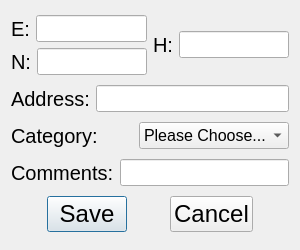
<?xml version="1.0" encoding="UTF-8"?>
<ui version="4.0">
 <class>editDialog</class>
 <widget class="QDialog" name="editDialog">
  <property name="geometry">
   <rect>
    <x>0</x>
    <y>0</y>
    <width>300</width>
    <height>250</height>
   </rect>
  </property>
  <property name="windowTitle">
   <string>Dialog</string>
  </property>
  <layout class="QGridLayout" name="gridLayout">
   <item row="0" column="0">
    <layout class="QHBoxLayout" name="horizontalLayout_8">
     <item>
      <layout class="QVBoxLayout" name="verticalLayout_2">
       <item>
        <layout class="QHBoxLayout" name="horizontalLayout_5">
         <item>
          <widget class="QLabel" name="label">
           <property name="font">
            <font>
             <pointsize>15</pointsize>
            </font>
           </property>
           <property name="text">
            <string>E:</string>
           </property>
          </widget>
         </item>
         <item>
          <widget class="QLineEdit" name="xLineEdit">
           <property name="font">
            <font>
             <pointsize>12</pointsize>
            </font>
           </property>
          </widget>
         </item>
        </layout>
       </item>
       <item>
        <layout class="QHBoxLayout" name="horizontalLayout_6">
         <item>
          <widget class="QLabel" name="label_2">
           <property name="font">
            <font>
             <pointsize>15</pointsize>
            </font>
           </property>
           <property name="text">
            <string>N:</string>
           </property>
          </widget>
         </item>
         <item>
          <widget class="QLineEdit" name="yLineEdit">
           <property name="font">
            <font>
             <pointsize>12</pointsize>
            </font>
           </property>
          </widget>
         </item>
        </layout>
       </item>
      </layout>
     </item>
     <item>
      <layout class="QHBoxLayout" name="horizontalLayout_7">
       <item>
        <widget class="QLabel" name="label_3">
         <property name="font">
          <font>
           <pointsize>15</pointsize>
          </font>
         </property>
         <property name="text">
          <string>H:</string>
         </property>
        </widget>
       </item>
       <item>
        <widget class="QLineEdit" name="hLineEdit">
         <property name="font">
          <font>
           <pointsize>12</pointsize>
          </font>
         </property>
        </widget>
       </item>
      </layout>
     </item>
    </layout>
   </item>
   <item row="1" column="0">
    <layout class="QHBoxLayout" name="horizontalLayout_4">
     <item>
      <widget class="QLabel" name="label_4">
       <property name="font">
        <font>
         <pointsize>15</pointsize>
        </font>
       </property>
       <property name="text">
        <string>Address:</string>
       </property>
      </widget>
     </item>
     <item>
      <widget class="QLineEdit" name="adrsLineEdit">
       <property name="font">
        <font>
         <pointsize>12</pointsize>
        </font>
       </property>
      </widget>
     </item>
    </layout>
   </item>
   <item row="2" column="0">
    <layout class="QHBoxLayout" name="horizontalLayout_3">
     <item>
      <widget class="QLabel" name="label_5">
       <property name="font">
        <font>
         <pointsize>15</pointsize>
        </font>
       </property>
       <property name="text">
        <string>Category:</string>
       </property>
      </widget>
     </item>
     <item>
      <widget class="QComboBox" name="comboBox">
       <property name="font">
        <font>
         <pointsize>12</pointsize>
        </font>
       </property>
       <item>
        <property name="text">
         <string>Please Choose...</string>
        </property>
       </item>
      </widget>
     </item>
    </layout>
   </item>
   <item row="3" column="0">
    <layout class="QHBoxLayout" name="horizontalLayout_2">
     <item>
      <layout class="QVBoxLayout" name="verticalLayout">
       <item>
        <widget class="QLabel" name="label_6">
         <property name="font">
          <font>
           <pointsize>15</pointsize>
          </font>
         </property>
         <property name="text">
          <string>Comments:</string>
         </property>
        </widget>
       </item>
      </layout>
     </item>
     <item>
      <widget class="QLineEdit" name="cmntsLineEdit">
       <property name="font">
        <font>
         <pointsize>12</pointsize>
        </font>
       </property>
      </widget>
     </item>
    </layout>
   </item>
   <item row="4" column="0">
    <layout class="QHBoxLayout" name="horizontalLayout">
     <item>
      <spacer name="horizontalSpacer_2">
       <property name="orientation">
        <enum>Qt::Horizontal</enum>
       </property>
       <property name="sizeHint" stdset="0">
        <size>
         <width>40</width>
         <height>20</height>
        </size>
       </property>
      </spacer>
     </item>
     <item>
      <widget class="QPushButton" name="saveButton">
       <property name="font">
        <font>
         <pointsize>18</pointsize>
        </font>
       </property>
       <property name="text">
        <string>Save</string>
       </property>
      </widget>
     </item>
     <item>
      <spacer name="horizontalSpacer">
       <property name="orientation">
        <enum>Qt::Horizontal</enum>
       </property>
       <property name="sizeHint" stdset="0">
        <size>
         <width>40</width>
         <height>20</height>
        </size>
       </property>
      </spacer>
     </item>
     <item>
      <widget class="QPushButton" name="cancelButton">
       <property name="font">
        <font>
         <pointsize>18</pointsize>
        </font>
       </property>
       <property name="text">
        <string>Cancel</string>
       </property>
      </widget>
     </item>
     <item>
      <spacer name="horizontalSpacer_3">
       <property name="orientation">
        <enum>Qt::Horizontal</enum>
       </property>
       <property name="sizeHint" stdset="0">
        <size>
         <width>40</width>
         <height>20</height>
        </size>
       </property>
      </spacer>
     </item>
    </layout>
   </item>
  </layout>
 </widget>
 <resources/>
 <connections/>
</ui>
